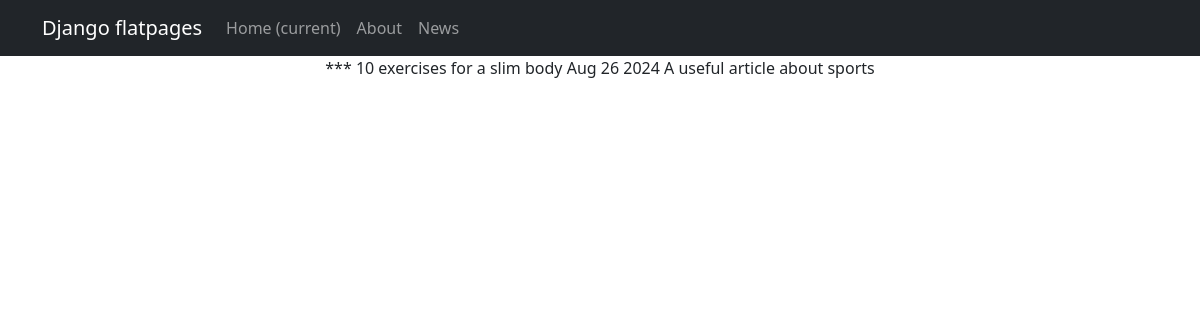
Screenshot of /news/1 with the database file from the repository.
### news/models.py (models this page shows, shortened)
class Post(models.Model):
    post_author = models.ForeignKey(Author, on_delete=models.CASCADE)
    post_category = models.ManyToManyField(Category, through='PostCategory')
    article = 'A'
    news = 'N'
    POSITIONS = [
        (article, "Статья"),
        (news, "Новость"),
    ]
    category = models.CharField(max_length=1, choices=POSITIONS, default=news)
    time_in = models.DateTimeField(auto_now_add=True)
    heading = models.CharField(max_length=64) #заголовок
    content = models.TextField() # текст статьи/новости
    post_rate = models.IntegerField(default=0)  # рейтинг

### news/views.py (the view)
# urls.py: path('<int:pk>',PostDetail.as_view()),
class PostDetail(DetailView):
    model = Post
    template_name = 'new.html'
    context_object_name = 'new'

### news/templatetags/custom_filters.py (called while the page is built)
@register.filter()
def censor(value):
   if not isinstance(value, str):
        raise ValueError("Значение должно быть строкой")
   for word in BAD_WORDS:
      value = value.replace(word, '*' * len(word))
   return (value)

### templates/new.html (shortened to what this page needs)
{% extends 'flatpages/default.html' %}
{% load custom_filters %}
{% block content %}
      <p>{{ new.heading|censor }}
      {{ new.time_in|date:'M d Y' }}
      {{ new.content|censor }}</p>
{% endblock content %}

### rows the page displays
Post: heading|censor "*** 10 exercises for a slim body", time_in "Aug 26 2024", content|censor "A useful article about sports"
